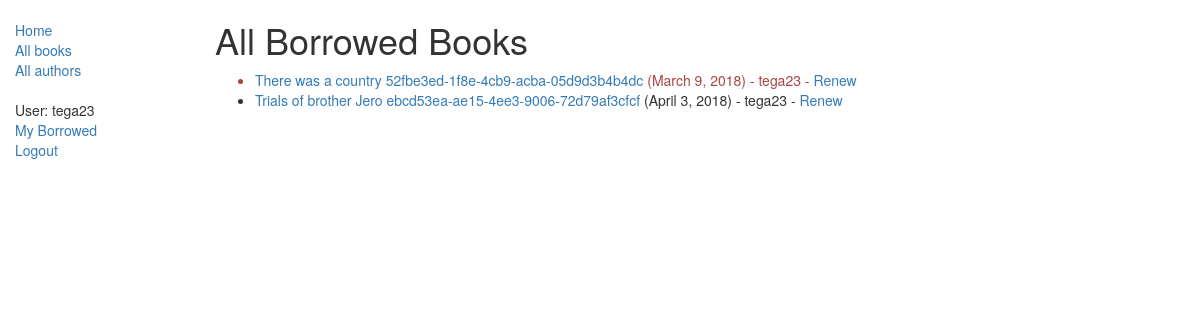
/catalog/borrowed/ (signed in), run on an earlier commit of the app's database.
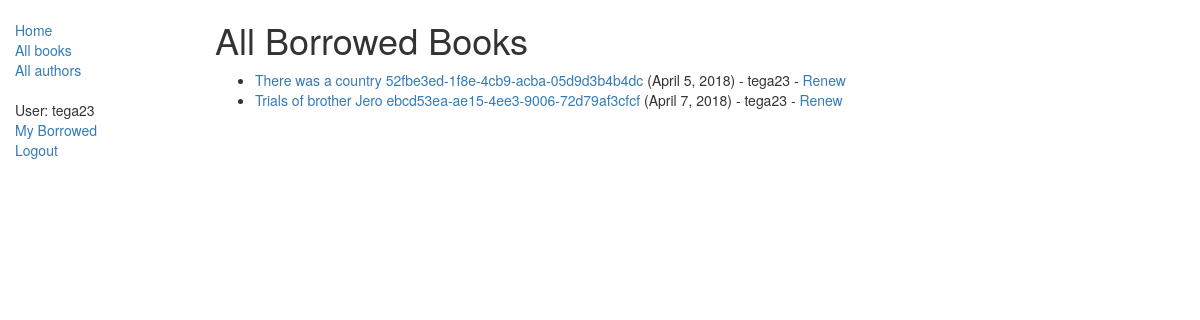
And on a later commit of the database.
### catalog/models.py (models this page shows, shortened)
class BookInstance(models.Model):
    id = models.UUIDField(primary_key=True, default=uuid.uuid4, help_text="Unique ID for this particular book across whole library")
    book = models.ForeignKey('Book', on_delete=models.SET_NULL, null=True)
    imprint = models.CharField(max_length=200)
    due_back = models.DateField(null=True, blank=True)
    borrower = models.ForeignKey(User, on_delete=models.SET_NULL, null=True, blank=True)
    LOAN_STATUS = (
        ('m', 'Maintenance'),
        ('o', 'On loan'),
        ('a', 'Available'),
        ('r', 'Reserved'),
    )
    status = models.CharField(max_length=1, choices=LOAN_STATUS, blank=True, default='m', help_text='Book availability')
    class Meta:
        ordering = ["due_back"]
        permissions = (("can_mark_returned", "Set book as returned"),)
    @property
    def is_overdue(self):
        if self.due_back and date.today() > self.due_back:
            return True
        return False

class Book(models.Model):
    title = models.CharField(max_length=200)
    author = models.ForeignKey('Author', on_delete=models.SET_NULL, null=True)
    summary = models.TextField(max_length=1000, help_text='Enter a brief description of the book')
    isbn = models.CharField('ISBN',max_length=13, help_text='13 Character <a href="https://www.isbn-international.org/content/what-isbn">ISBN number</a>')
    genre = models.ManyToManyField(Genre, help_text='Select a genre for this book')
    language = models.ForeignKey('Language', on_delete=models.SET_NULL, null=True)
    def display_genre(self):
        """
        Creates a string for the Genre. This is required to display genre in Admin.
        """
        return ', '.join([ genre.name for genre in self.genre.all()[:3] ])
    display_genre.short_description = 'Genre'

### catalog/views.py (the view)
# urls.py: path('borrowed/', views.BorrowedBooksListView.as_view(), name = 'borrowed-books'),
class BorrowedBooksListView(PermissionRequiredMixin, generic.ListView):
    permission_required = 'catalog.can_mark_returned'
    paginate_by = 5
    model = BookInstance
    template_name = 'catalog/borrowed_books_list.html'
    context_object_name = 'borrowed_books'
    def get_queryset(self):
        return BookInstance.objects.filter(status__exact = 'o').order_by('due_back')

### catalog/templates/catalog/borrowed_books_list.html
{% extends "catalog/base_generic.html" %}
{% block content %}
    <h1>All Borrowed Books</h1>
    <ul>
        {% for borrowed_inst  in  borrowed_books%}
            <li class ="{% if borrowed_inst.is_overdue %} text-danger {% endif %}"><a>{{borrowed_inst.book.title}} {{borrowed_inst.id}} </a>
                ({{borrowed_inst.due_back}}) - {{borrowed_inst.borrower}} {% if perms.catalog.can_mark_returned %} -  <a href="{% url 'renew-book-librarian' borrowed_inst.id %}">Renew</a>{% endif %}</li>
        {% endfor %}
    </ul>
{% endblock %}

What changed in the data, as far as the page shows it:
changed BookInstance "52fbe3ed-1f8e-4cb9-acba-05d9d3b4b4dc": due_back "March 9, 2018" → "April 5, 2018"
changed BookInstance "ebcd53ea-ae15-4ee3-9006-72d79af3cfcf": due_back "April 3, 2018" → "April 7, 2018"
